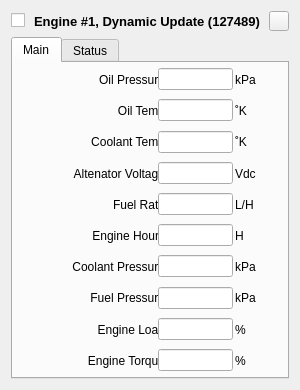
<?xml version="1.0" encoding="UTF-8"?>
<!-- Copyright (C) 2024-2026 RF StateSide LLC; SPDX-License-Identifier: AGPL-3.0-or-later -->
<ui version="4.0">
 <class>EngineDynamic127489</class>
 <widget class="QWidget" name="EngineDynamic127489">
  <property name="geometry">
   <rect>
    <x>0</x>
    <y>0</y>
    <width>300</width>
    <height>390</height>
   </rect>
  </property>
  <property name="minimumSize">
   <size>
    <width>300</width>
    <height>390</height>
   </size>
  </property>
  <property name="maximumSize">
   <size>
    <width>16777215</width>
    <height>16777215</height>
   </size>
  </property>
  <property name="focusPolicy">
   <enum>Qt::FocusPolicy::StrongFocus</enum>
  </property>
  <property name="windowTitle">
   <string>Form</string>
  </property>
  <layout class="QVBoxLayout" name="verticalLayout_4">
   <item>
    <layout class="QHBoxLayout" name="horizontalLayout_5">
     <item>
      <widget class="QCheckBox" name="checkBoxEnabled">
       <property name="text">
        <string/>
       </property>
       <property name="checked">
        <bool>false</bool>
       </property>
      </widget>
     </item>
     <item>
      <spacer name="horizontalSpacer">
       <property name="orientation">
        <enum>Qt::Orientation::Horizontal</enum>
       </property>
       <property name="sizeHint" stdset="0">
        <size>
         <width>40</width>
         <height>20</height>
        </size>
       </property>
      </spacer>
     </item>
     <item>
      <widget class="QLabel" name="labelTitle">
       <property name="font">
        <font>
         <pointsize>10</pointsize>
         <bold>true</bold>
        </font>
       </property>
       <property name="text">
        <string>Engine #1, Dynamic Update (127489)</string>
       </property>
       <property name="alignment">
        <set>Qt::AlignmentFlag::AlignCenter</set>
       </property>
      </widget>
     </item>
     <item>
      <spacer name="horizontalSpacer_2">
       <property name="orientation">
        <enum>Qt::Orientation::Horizontal</enum>
       </property>
       <property name="sizeHint" stdset="0">
        <size>
         <width>40</width>
         <height>20</height>
        </size>
       </property>
      </spacer>
     </item>
     <item>
      <widget class="QPushButton" name="pushButtonRemove">
       <property name="minimumSize">
        <size>
         <width>20</width>
         <height>20</height>
        </size>
       </property>
       <property name="maximumSize">
        <size>
         <width>20</width>
         <height>20</height>
        </size>
       </property>
       <property name="text">
        <string/>
       </property>
      </widget>
     </item>
    </layout>
   </item>
   <item>
    <widget class="QTabWidget" name="tabWidget">
     <property name="currentIndex">
      <number>0</number>
     </property>
     <widget class="QWidget" name="tabMain">
      <attribute name="title">
       <string>Main</string>
      </attribute>
      <layout class="QVBoxLayout" name="verticalLayout_2">
       <property name="spacing">
        <number>2</number>
       </property>
       <property name="leftMargin">
        <number>2</number>
       </property>
       <property name="topMargin">
        <number>2</number>
       </property>
       <property name="rightMargin">
        <number>2</number>
       </property>
       <property name="bottomMargin">
        <number>2</number>
       </property>
       <item>
        <layout class="QHBoxLayout" name="horizontalLayout_4">
         <item>
          <widget class="QLabel" name="labelEngineOilPress">
           <property name="minimumSize">
            <size>
             <width>150</width>
             <height>22</height>
            </size>
           </property>
           <property name="maximumSize">
            <size>
             <width>150</width>
             <height>16777215</height>
            </size>
           </property>
           <property name="text">
            <string>Oil Pressure</string>
           </property>
           <property name="alignment">
            <set>Qt::AlignmentFlag::AlignRight|Qt::AlignmentFlag::AlignTrailing|Qt::AlignmentFlag::AlignVCenter</set>
           </property>
          </widget>
         </item>
         <item>
          <widget class="QLineEdit" name="lineEditEngineOilPress">
           <property name="minimumSize">
            <size>
             <width>75</width>
             <height>22</height>
            </size>
           </property>
           <property name="maximumSize">
            <size>
             <width>75</width>
             <height>16777215</height>
            </size>
           </property>
          </widget>
         </item>
         <item>
          <widget class="ClickableLabel" name="labelUnitsEngineOilPress">
           <property name="minimumSize">
            <size>
             <width>50</width>
             <height>22</height>
            </size>
           </property>
           <property name="toolTip">
            <string>&lt;html&gt;&lt;head/&gt;&lt;body&gt;&lt;p&gt;Click to change units&lt;/p&gt;&lt;/body&gt;&lt;/html&gt;</string>
           </property>
           <property name="text">
            <string>kPa</string>
           </property>
          </widget>
         </item>
        </layout>
       </item>
       <item>
        <layout class="QHBoxLayout" name="horizontalLayout">
         <item>
          <widget class="QLabel" name="labelEngineOilTemp">
           <property name="minimumSize">
            <size>
             <width>150</width>
             <height>22</height>
            </size>
           </property>
           <property name="maximumSize">
            <size>
             <width>150</width>
             <height>16777215</height>
            </size>
           </property>
           <property name="text">
            <string>Oil Temp</string>
           </property>
           <property name="alignment">
            <set>Qt::AlignmentFlag::AlignRight|Qt::AlignmentFlag::AlignTrailing|Qt::AlignmentFlag::AlignVCenter</set>
           </property>
          </widget>
         </item>
         <item>
          <widget class="QLineEdit" name="lineEditEngineOilTemp">
           <property name="minimumSize">
            <size>
             <width>75</width>
             <height>22</height>
            </size>
           </property>
           <property name="maximumSize">
            <size>
             <width>75</width>
             <height>16777215</height>
            </size>
           </property>
          </widget>
         </item>
         <item>
          <widget class="ClickableLabel" name="labelUnitsEngineOilTemp">
           <property name="minimumSize">
            <size>
             <width>50</width>
             <height>22</height>
            </size>
           </property>
           <property name="toolTip">
            <string>&lt;html&gt;&lt;head/&gt;&lt;body&gt;&lt;p&gt;Click to change units&lt;/p&gt;&lt;/body&gt;&lt;/html&gt;</string>
           </property>
           <property name="text">
            <string>˚K</string>
           </property>
          </widget>
         </item>
        </layout>
       </item>
       <item>
        <layout class="QHBoxLayout" name="horizontalLayout_2">
         <item>
          <widget class="QLabel" name="labelEngineCoolantTemp">
           <property name="minimumSize">
            <size>
             <width>150</width>
             <height>22</height>
            </size>
           </property>
           <property name="maximumSize">
            <size>
             <width>150</width>
             <height>16777215</height>
            </size>
           </property>
           <property name="text">
            <string>Coolant Temp</string>
           </property>
           <property name="alignment">
            <set>Qt::AlignmentFlag::AlignRight|Qt::AlignmentFlag::AlignTrailing|Qt::AlignmentFlag::AlignVCenter</set>
           </property>
          </widget>
         </item>
         <item>
          <widget class="QLineEdit" name="lineEditCoolantTemp">
           <property name="minimumSize">
            <size>
             <width>75</width>
             <height>22</height>
            </size>
           </property>
           <property name="maximumSize">
            <size>
             <width>75</width>
             <height>16777215</height>
            </size>
           </property>
          </widget>
         </item>
         <item>
          <widget class="ClickableLabel" name="labelUnitsEngineCoolantTemp">
           <property name="minimumSize">
            <size>
             <width>50</width>
             <height>22</height>
            </size>
           </property>
           <property name="toolTip">
            <string>&lt;html&gt;&lt;head/&gt;&lt;body&gt;&lt;p&gt;Click to change units&lt;/p&gt;&lt;/body&gt;&lt;/html&gt;</string>
           </property>
           <property name="text">
            <string>˚K</string>
           </property>
          </widget>
         </item>
        </layout>
       </item>
       <item>
        <layout class="QHBoxLayout" name="horizontalLayout_3">
         <item>
          <widget class="QLabel" name="labelAltenatorVoltage">
           <property name="minimumSize">
            <size>
             <width>150</width>
             <height>22</height>
            </size>
           </property>
           <property name="maximumSize">
            <size>
             <width>150</width>
             <height>16777215</height>
            </size>
           </property>
           <property name="text">
            <string>Altenator Voltage</string>
           </property>
           <property name="alignment">
            <set>Qt::AlignmentFlag::AlignRight|Qt::AlignmentFlag::AlignTrailing|Qt::AlignmentFlag::AlignVCenter</set>
           </property>
          </widget>
         </item>
         <item>
          <widget class="QLineEdit" name="lineEditAltenatorVoltage">
           <property name="minimumSize">
            <size>
             <width>75</width>
             <height>22</height>
            </size>
           </property>
           <property name="maximumSize">
            <size>
             <width>75</width>
             <height>16777215</height>
            </size>
           </property>
          </widget>
         </item>
         <item>
          <widget class="QLabel" name="labelUnitsAltenatorVoltage">
           <property name="minimumSize">
            <size>
             <width>50</width>
             <height>22</height>
            </size>
           </property>
           <property name="toolTip">
            <string>&lt;html&gt;&lt;head/&gt;&lt;body&gt;&lt;p&gt;&lt;br/&gt;&lt;/p&gt;&lt;/body&gt;&lt;/html&gt;</string>
           </property>
           <property name="text">
            <string>Vdc</string>
           </property>
          </widget>
         </item>
        </layout>
       </item>
       <item>
        <layout class="QHBoxLayout" name="horizontalLayoutFuelRate">
         <item>
          <widget class="QLabel" name="labelFuelRate">
           <property name="minimumSize">
            <size>
             <width>150</width>
             <height>22</height>
            </size>
           </property>
           <property name="maximumSize">
            <size>
             <width>150</width>
             <height>16777215</height>
            </size>
           </property>
           <property name="text">
            <string>Fuel Rate</string>
           </property>
           <property name="alignment">
            <set>Qt::AlignmentFlag::AlignRight|Qt::AlignmentFlag::AlignTrailing|Qt::AlignmentFlag::AlignVCenter</set>
           </property>
          </widget>
         </item>
         <item>
          <widget class="QLineEdit" name="lineEditFuelRate">
           <property name="minimumSize">
            <size>
             <width>75</width>
             <height>22</height>
            </size>
           </property>
           <property name="maximumSize">
            <size>
             <width>75</width>
             <height>16777215</height>
            </size>
           </property>
          </widget>
         </item>
         <item>
          <widget class="ClickableLabel" name="labelUnitsFuelRate">
           <property name="minimumSize">
            <size>
             <width>50</width>
             <height>22</height>
            </size>
           </property>
           <property name="toolTip">
            <string>&lt;html&gt;&lt;head/&gt;&lt;body&gt;&lt;p&gt;Click to change units&lt;/p&gt;&lt;/body&gt;&lt;/html&gt;</string>
           </property>
           <property name="text">
            <string>L/H</string>
           </property>
          </widget>
         </item>
        </layout>
       </item>
       <item>
        <layout class="QHBoxLayout" name="horizontalLayoutEngineHours">
         <item>
          <widget class="QLabel" name="labelEngineHours">
           <property name="minimumSize">
            <size>
             <width>150</width>
             <height>22</height>
            </size>
           </property>
           <property name="maximumSize">
            <size>
             <width>150</width>
             <height>16777215</height>
            </size>
           </property>
           <property name="text">
            <string>Engine Hours</string>
           </property>
           <property name="alignment">
            <set>Qt::AlignmentFlag::AlignRight|Qt::AlignmentFlag::AlignTrailing|Qt::AlignmentFlag::AlignVCenter</set>
           </property>
          </widget>
         </item>
         <item>
          <widget class="QLineEdit" name="lineEditEngineHours">
           <property name="minimumSize">
            <size>
             <width>75</width>
             <height>22</height>
            </size>
           </property>
           <property name="maximumSize">
            <size>
             <width>75</width>
             <height>16777215</height>
            </size>
           </property>
          </widget>
         </item>
         <item>
          <widget class="QLabel" name="labelUnitsEngineHours">
           <property name="minimumSize">
            <size>
             <width>50</width>
             <height>22</height>
            </size>
           </property>
           <property name="toolTip">
            <string>&lt;html&gt;&lt;head/&gt;&lt;body&gt;&lt;p&gt;&lt;br/&gt;&lt;/p&gt;&lt;/body&gt;&lt;/html&gt;</string>
           </property>
           <property name="text">
            <string>H</string>
           </property>
          </widget>
         </item>
        </layout>
       </item>
       <item>
        <layout class="QHBoxLayout" name="horizontalLayoutEngineCoolantPress">
         <item>
          <widget class="QLabel" name="labelEngineCoolantPress">
           <property name="minimumSize">
            <size>
             <width>150</width>
             <height>22</height>
            </size>
           </property>
           <property name="maximumSize">
            <size>
             <width>150</width>
             <height>16777215</height>
            </size>
           </property>
           <property name="text">
            <string>Coolant Pressure</string>
           </property>
           <property name="alignment">
            <set>Qt::AlignmentFlag::AlignRight|Qt::AlignmentFlag::AlignTrailing|Qt::AlignmentFlag::AlignVCenter</set>
           </property>
          </widget>
         </item>
         <item>
          <widget class="QLineEdit" name="lineEditCoolantPress">
           <property name="minimumSize">
            <size>
             <width>75</width>
             <height>22</height>
            </size>
           </property>
           <property name="maximumSize">
            <size>
             <width>75</width>
             <height>16777215</height>
            </size>
           </property>
          </widget>
         </item>
         <item>
          <widget class="ClickableLabel" name="labelUnitsEngineCoolantPress">
           <property name="minimumSize">
            <size>
             <width>50</width>
             <height>22</height>
            </size>
           </property>
           <property name="toolTip">
            <string>&lt;html&gt;&lt;head/&gt;&lt;body&gt;&lt;p&gt;Click to change units&lt;/p&gt;&lt;/body&gt;&lt;/html&gt;</string>
           </property>
           <property name="text">
            <string>kPa</string>
           </property>
          </widget>
         </item>
        </layout>
       </item>
       <item>
        <layout class="QHBoxLayout" name="horizontalLayoutEngineFuelPress">
         <item>
          <widget class="QLabel" name="labelEngineFuelPress">
           <property name="minimumSize">
            <size>
             <width>150</width>
             <height>22</height>
            </size>
           </property>
           <property name="maximumSize">
            <size>
             <width>150</width>
             <height>16777215</height>
            </size>
           </property>
           <property name="text">
            <string>Fuel Pressure</string>
           </property>
           <property name="alignment">
            <set>Qt::AlignmentFlag::AlignRight|Qt::AlignmentFlag::AlignTrailing|Qt::AlignmentFlag::AlignVCenter</set>
           </property>
          </widget>
         </item>
         <item>
          <widget class="QLineEdit" name="lineEditFuelPress">
           <property name="minimumSize">
            <size>
             <width>75</width>
             <height>22</height>
            </size>
           </property>
           <property name="maximumSize">
            <size>
             <width>75</width>
             <height>16777215</height>
            </size>
           </property>
          </widget>
         </item>
         <item>
          <widget class="ClickableLabel" name="labelUnitsEngineFuelPress">
           <property name="minimumSize">
            <size>
             <width>50</width>
             <height>22</height>
            </size>
           </property>
           <property name="toolTip">
            <string>&lt;html&gt;&lt;head/&gt;&lt;body&gt;&lt;p&gt;Click to change units&lt;/p&gt;&lt;/body&gt;&lt;/html&gt;</string>
           </property>
           <property name="text">
            <string>kPa</string>
           </property>
          </widget>
         </item>
        </layout>
       </item>
       <item>
        <layout class="QHBoxLayout" name="horizontalLayoutEngineLoad">
         <item>
          <widget class="QLabel" name="labelEngineLoad">
           <property name="minimumSize">
            <size>
             <width>150</width>
             <height>22</height>
            </size>
           </property>
           <property name="maximumSize">
            <size>
             <width>150</width>
             <height>16777215</height>
            </size>
           </property>
           <property name="text">
            <string>Engine Load</string>
           </property>
           <property name="alignment">
            <set>Qt::AlignmentFlag::AlignRight|Qt::AlignmentFlag::AlignTrailing|Qt::AlignmentFlag::AlignVCenter</set>
           </property>
          </widget>
         </item>
         <item>
          <widget class="QLineEdit" name="lineEditEngineLoad">
           <property name="minimumSize">
            <size>
             <width>75</width>
             <height>22</height>
            </size>
           </property>
           <property name="maximumSize">
            <size>
             <width>75</width>
             <height>16777215</height>
            </size>
           </property>
          </widget>
         </item>
         <item>
          <widget class="QLabel" name="labelUnitsEngineLoad">
           <property name="minimumSize">
            <size>
             <width>50</width>
             <height>22</height>
            </size>
           </property>
           <property name="toolTip">
            <string>&lt;html&gt;&lt;head/&gt;&lt;body&gt;&lt;p&gt;&lt;br/&gt;&lt;/p&gt;&lt;/body&gt;&lt;/html&gt;</string>
           </property>
           <property name="text">
            <string>%</string>
           </property>
          </widget>
         </item>
        </layout>
       </item>
       <item>
        <layout class="QHBoxLayout" name="horizontalLayoutEngineTorque">
         <item>
          <widget class="QLabel" name="labelEngineTorque">
           <property name="minimumSize">
            <size>
             <width>150</width>
             <height>22</height>
            </size>
           </property>
           <property name="maximumSize">
            <size>
             <width>150</width>
             <height>16777215</height>
            </size>
           </property>
           <property name="text">
            <string>Engine Torque</string>
           </property>
           <property name="alignment">
            <set>Qt::AlignmentFlag::AlignRight|Qt::AlignmentFlag::AlignTrailing|Qt::AlignmentFlag::AlignVCenter</set>
           </property>
          </widget>
         </item>
         <item>
          <widget class="QLineEdit" name="lineEditEngineTorque">
           <property name="minimumSize">
            <size>
             <width>75</width>
             <height>22</height>
            </size>
           </property>
           <property name="maximumSize">
            <size>
             <width>75</width>
             <height>16777215</height>
            </size>
           </property>
          </widget>
         </item>
         <item>
          <widget class="QLabel" name="labelUnitsEngineTorque">
           <property name="minimumSize">
            <size>
             <width>50</width>
             <height>22</height>
            </size>
           </property>
           <property name="toolTip">
            <string>&lt;html&gt;&lt;head/&gt;&lt;body&gt;&lt;p&gt;&lt;br/&gt;&lt;/p&gt;&lt;/body&gt;&lt;/html&gt;</string>
           </property>
           <property name="text">
            <string>%</string>
           </property>
          </widget>
         </item>
        </layout>
       </item>
      </layout>
     </widget>
     <widget class="QWidget" name="tabStatus">
      <attribute name="title">
       <string>Status</string>
      </attribute>
      <layout class="QVBoxLayout" name="verticalLayout_6">
       <item>
        <widget class="QScrollArea" name="scrollArea">
         <property name="widgetResizable">
          <bool>true</bool>
         </property>
         <widget class="QWidget" name="scrollAreaWidgetContents">
          <property name="geometry">
           <rect>
            <x>-141</x>
            <y>0</y>
            <width>380</width>
            <height>438</height>
           </rect>
          </property>
          <layout class="QVBoxLayout" name="verticalLayout_5">
           <item>
            <layout class="QHBoxLayout" name="horizontalLayout_6">
             <item>
              <layout class="QVBoxLayout" name="verticalLayout">
               <item>
                <widget class="QCheckBox" name="checkBoxCheckEngine">
                 <property name="text">
                  <string>Check Engine</string>
                 </property>
                </widget>
               </item>
               <item>
                <widget class="QCheckBox" name="checkBoxOverTemperature">
                 <property name="text">
                  <string>Over Temperature</string>
                 </property>
                </widget>
               </item>
               <item>
                <widget class="QCheckBox" name="checkBoxLowOilPressure">
                 <property name="text">
                  <string>Low Oil Pressure</string>
                 </property>
                </widget>
               </item>
               <item>
                <widget class="QCheckBox" name="checkBoxLowOilLevel">
                 <property name="text">
                  <string>Low Oil Level</string>
                 </property>
                </widget>
               </item>
               <item>
                <widget class="QCheckBox" name="checkBoxLowFuelPressure">
                 <property name="text">
                  <string>Low Fuel Pressure</string>
                 </property>
                </widget>
               </item>
               <item>
                <widget class="QCheckBox" name="checkBoxLowSystemVoltage">
                 <property name="text">
                  <string>Low System Voltage</string>
                 </property>
                </widget>
               </item>
               <item>
                <widget class="QCheckBox" name="checkBoxLowCoolantLevel">
                 <property name="minimumSize">
                  <size>
                   <width>175</width>
                   <height>0</height>
                  </size>
                 </property>
                 <property name="text">
                  <string>Low Coolant Level</string>
                 </property>
                </widget>
               </item>
               <item>
                <widget class="QCheckBox" name="checkBoxWaterFlow">
                 <property name="minimumSize">
                  <size>
                   <width>175</width>
                   <height>0</height>
                  </size>
                 </property>
                 <property name="text">
                  <string>Water Flow</string>
                 </property>
                </widget>
               </item>
               <item>
                <widget class="QCheckBox" name="checkBoxWaterInFuel">
                 <property name="minimumSize">
                  <size>
                   <width>175</width>
                   <height>0</height>
                  </size>
                 </property>
                 <property name="text">
                  <string>Water In Fuel</string>
                 </property>
                </widget>
               </item>
               <item>
                <widget class="QCheckBox" name="checkBoxChargeIndicator">
                 <property name="minimumSize">
                  <size>
                   <width>175</width>
                   <height>0</height>
                  </size>
                 </property>
                 <property name="text">
                  <string>Charge Indicator</string>
                 </property>
                </widget>
               </item>
               <item>
                <widget class="QCheckBox" name="checkBoxPreheatIndicator">
                 <property name="text">
                  <string>Preheat Indicator</string>
                 </property>
                </widget>
               </item>
               <item>
                <widget class="QCheckBox" name="checkBoxHighBoostPressure">
                 <property name="text">
                  <string>High Boost Pressure</string>
                 </property>
                </widget>
               </item>
               <item>
                <widget class="QCheckBox" name="checkBoxRevLimitExceeded">
                 <property name="text">
                  <string>Rev Limit Exceeded</string>
                 </property>
                </widget>
               </item>
               <item>
                <widget class="QCheckBox" name="checkBoxEGRSystem">
                 <property name="text">
                  <string>EGR System</string>
                 </property>
                </widget>
               </item>
               <item>
                <widget class="QCheckBox" name="checkBoxThrottlePositionSensor">
                 <property name="text">
                  <string>Throttle Position Sensor</string>
                 </property>
                </widget>
               </item>
               <item>
                <widget class="QCheckBox" name="checkBoxCheckEngine_16">
                 <property name="minimumSize">
                  <size>
                   <width>175</width>
                   <height>0</height>
                  </size>
                 </property>
                 <property name="text">
                  <string>Engine Emergency Stop Mode</string>
                 </property>
                </widget>
               </item>
               <item>
                <spacer name="verticalSpacer_2">
                 <property name="orientation">
                  <enum>Qt::Orientation::Vertical</enum>
                 </property>
                 <property name="sizeHint" stdset="0">
                  <size>
                   <width>20</width>
                   <height>40</height>
                  </size>
                 </property>
                </spacer>
               </item>
              </layout>
             </item>
             <item>
              <layout class="QVBoxLayout" name="verticalLayout_3">
               <item>
                <widget class="QCheckBox" name="checkBoxWarningLevel1">
                 <property name="text">
                  <string>Warning Level 1</string>
                 </property>
                </widget>
               </item>
               <item>
                <widget class="QCheckBox" name="checkBoxWarningLevel2">
                 <property name="text">
                  <string>Warning Level 2</string>
                 </property>
                </widget>
               </item>
               <item>
                <widget class="QCheckBox" name="checkBoxLowOilPowerReduction">
                 <property name="text">
                  <string>Low Oil Power Reduction</string>
                 </property>
                </widget>
               </item>
               <item>
                <widget class="QCheckBox" name="checkBoxMaintenanceNeeded">
                 <property name="text">
                  <string>Maintenance Needed</string>
                 </property>
                </widget>
               </item>
               <item>
                <widget class="QCheckBox" name="checkBoxEngineCommError">
                 <property name="text">
                  <string>Engine Comm Error</string>
                 </property>
                </widget>
               </item>
               <item>
                <widget class="QCheckBox" name="checkBoxSubOrSecondaryThrottle">
                 <property name="text">
                  <string>Sub Or Secondary Throttle</string>
                 </property>
                </widget>
               </item>
               <item>
                <widget class="QCheckBox" name="checkBoxNeutralStartProtect">
                 <property name="minimumSize">
                  <size>
                   <width>175</width>
                   <height>0</height>
                  </size>
                 </property>
                 <property name="text">
                  <string>Neutral Start Protect</string>
                 </property>
                </widget>
               </item>
               <item>
                <widget class="QCheckBox" name="checkBoxEngineShuttingDown">
                 <property name="text">
                  <string>Engine Shutting Down</string>
                 </property>
                </widget>
               </item>
               <item>
                <spacer name="verticalSpacer">
                 <property name="orientation">
                  <enum>Qt::Orientation::Vertical</enum>
                 </property>
                 <property name="sizeHint" stdset="0">
                  <size>
                   <width>20</width>
                   <height>40</height>
                  </size>
                 </property>
                </spacer>
               </item>
              </layout>
             </item>
            </layout>
           </item>
          </layout>
         </widget>
        </widget>
       </item>
      </layout>
     </widget>
    </widget>
   </item>
  </layout>
 </widget>
 <customwidgets>
  <customwidget>
   <class>ClickableLabel</class>
   <extends>QLabel</extends>
   <header location="global">clickablelabel.h</header>
  </customwidget>
 </customwidgets>
 <resources/>
 <connections/>
</ui>
